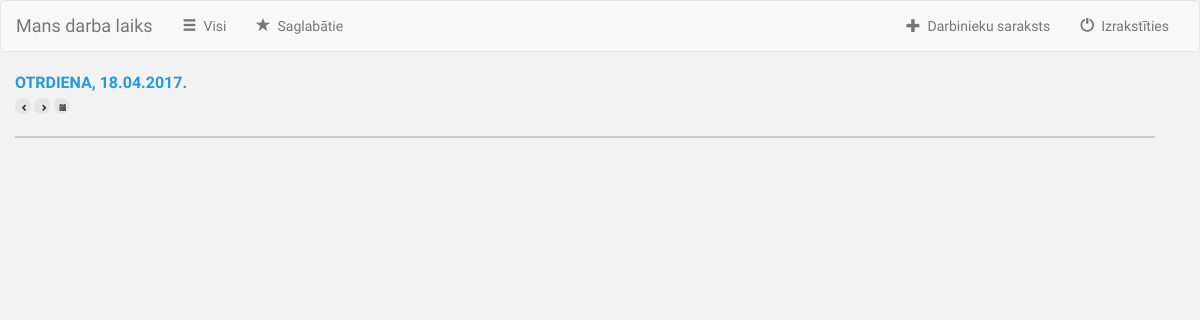
The page /darba_laiks/saglabatie/ (signed in) on the database as committed earlier.
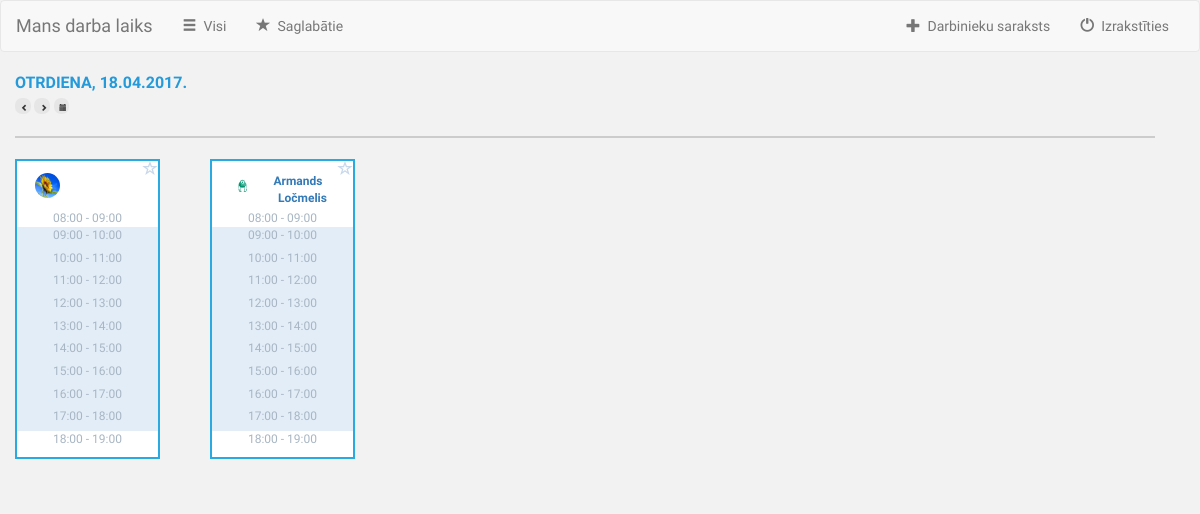
The same page on the database as committed later.
### darba_laiks/models.py (models this page shows, shortened)
class Saglabatie(models.Model):
    lietotajs_kurs_pievienoja=models.ForeignKey(settings.AUTH_USER_MODEL, related_name='lietotajs_kurs_pievienoja')
    lietotajs_kuru_pievienoja=models.ForeignKey(settings.AUTH_USER_MODEL, related_name='lietotajs_kuru_pievienoja')

class UserProfile(models.Model):
    user = models.OneToOneField(User, related_name='userprofile')
    avatar = models.FileField(default='/avatar.jpg')
    def create_user_profile(sender, instance, created, **kwargs):
        if created:
            UserProfile.objects.create(user=instance)
    post_save.connect(create_user_profile, sender=User)

### darba_laiks/views.py (the view)
def saglabatie(request):
    if request.method == 'GET':
        lietotajs_kurs_pievienoja=request.user
        lietotaja_saglabatie=Saglabatie.objects.filter(lietotajs_kurs_pievienoja=lietotajs_kurs_pievienoja)
        context= {'lietotaja_saglabatie': lietotaja_saglabatie,
                 }
        return render(request, 'saglabatie.html', context)

### templates/saglabatie.html (shortened to what this page needs)
{%extends "base.html" %}
{% block content %}
    {% load staticfiles %}
    <link rel="stylesheet" type="text/css" href="{% static 'css/All.css' %}" />
    <div class = "container">
        <div class = "row" id = "firstRow">
            <span class = "pull-left" id="line">
                <div id = "today"> </div>
                 <button type="button" class="Button" id="Left">
                      <span class="glyphicon glyphicon-chevron-left"></span>
                 </button>
                 <button type="button" class="Button" id="Right">
                      <span class="glyphicon glyphicon-chevron-right"></span>
                 </button>
                <button type="button" class="Button" id="Calendar">
                      <span class="glyphicon glyphicon-calendar"></span>
                 </button>
            </span>
        </div>
        <div class = "row" id = "secondRow"></div>
        <div class = "row" id = "people">
            {% for izmainits in lietotaja_saglabatie %}
                {% if request.user == izmainits%}
                <div> </div>
                {% else %}
                <div class = "col-sm-2" id ="oneUser">
                     <div class = "dayBox" id = "box">
                        <div id = "user">
                             <span class="glyphicon glyphicon-star-empty pull-right" id="star"></span>
                            <div id = "userInfo">
                                    <img src="{{izmainits.lietotajs_kuru_pievienoja.userprofile.avatar.url}}" class="img">
                                <div id ="userName">
                                    <a href="{% url 'darba_laiks:darbinieka-darba-laiks' izmainits.lietotajs_kuru_pievienoja.id %}">{{izmainits.lietotajs_kuru_pievienoja.first_name}} {{izmainits.lietotajs_kuru_pievienoja.last_name}} </a>
                                </div>
                            </div>
                        </div>
                        <ul id = "time">
                             <li class = "box1" id = "Mo08">08:00 - 09:00</li>
                             <li tabindex="1" class = "box2" id = "09" data-toggle = "tooltip" data-placement = "right">09:00 - 10:00</li>
                             <li tabindex="1" class = "box2" id = "10" data-toggle = "tooltip" data-placement = "right">10:00 - 11:00</li>
                             <li tabindex="1" class = "box2" id = "11" data-toggle = "tooltip" data-placement = "right">11:00 - 12:00</li>
                             <li tabindex="1" class = "box2" id = "12" data-toggle = "tooltip" data-placement = "right">12:00 - 13:00</li>
                             <li tabindex="1" class = "box2" id = "13" data-toggle = "tooltip" data-placement = "right">13:00 - 14:00</li>
                             <li tabindex="1" class = "box2" id = "14" data-toggle = "tooltip" data-placement = "right">14:00 - 15:00</li>
                             <li tabindex="1" class = "box2" id = "15" data-toggle = "tooltip" data-placement = "right">15:00 - 16:00</li>
                             <li tabindex="1" class = "box2" id = "16" data-toggle = "tooltip" data-placement = "right">16:00 - 17:00</li>
                             <li tabindex="1" class = "box2" id = "17" data-toggle = "tooltip" data-placement = "right">17:00 - 18:00</li>
                             <li class = "box1" id = "18">18:00 - 19:00</li>
                         </ul>
                     </div>
                </div>
                {% endif %}
            {% endfor %}
        </div>
    </div>
  {% endblock %}

### templates/base.html (shortened to what this page needs)
{% load staticfiles %}
<link rel="stylesheet" href="https://maxcdn.bootstrapcdn.com/bootstrap/3.3.7/css/bootstrap.min.css">
<link rel="stylesheet" href="https://maxcdn.bootstrapcdn.com/bootstrap/3.3.7/css/bootstrap.min.css">
<link rel="stylesheet" type="text/css" href="{% static 'css/style.css' %}" />
<!DOCTYPE html>
<html lang="en">
  <head>
  </head>
    <nav class="navbar navbar-default">
    <div class="container-fluid">
        <div class="navbar-header">
            <a class="navbar-brand" href="{% url 'darba_laiks:darba_laiks' %}">Mans darba laiks</a>
        </div>
        <div class="collapse navbar-collapse" id="myNavbar">
            <ul class="nav navbar-nav">
                <li class="">
                    <a href="{% url 'darba_laiks:darbinieki' %}">
                        <span class="glyphicon glyphicon-menu-hamburger" aria-hidden="true"></span>&nbsp;
                        Visi
                    </a>
                </li>
                <li class="">
                    <a href="{% url 'darba_laiks:saglabatie' %}">
                        <span class="glyphicon glyphicon-star" aria-hidden="true"></span>&nbsp;
                        Saglabātie
                    </a>
                </li>
            </ul>
          <ul class="nav navbar-nav navbar-right">
                 {% if user.is_superuser or user.is_staff %}
              <li class="">
                    <a href="{% url 'darba_laiks:visi' %}">
                        <span class="glyphicon glyphicon-plus" aria-hidden="true"></span>&nbsp;
                        Darbinieku saraksts
                    </a>
              </li>
              {% endif %}
              <li class="">
                    <a href="{% url 'darba_laiks:logout' %}">
                        <span class="glyphicon glyphicon-off" aria-hidden="true"></span>&nbsp;
                        Izrakstīties
                    </a>
              </li>
          </ul>
        </div>
    </div>
</nav>
    <body>
      <div class="container-fluid">
        {% block content %}
        {% endblock %}
      </div>
    </body>
</html>

### static/css/style.css (style rules this page uses)
body { background-color: #f2f2f2; font-family: 'Oxygen'; }
li { list-style-type: none; }

### static/css/All.css (style rules this page uses)
#people { padding-left:0px; }
#today { font-size: 16px; font-weight: bold; color: #259adb; }
.Button { width: 15.8px; height: 15.8px; text-align: center; font-size: 7px; border-radius: 7px; background-color: #e6e6e6; border-width: 0px; }
#secondRow { width: 100%; height: 1px; border: solid 1px #cccccc; margin-top: 1.5em; margin-bottom: 1.5em; }
#user { height: 48.9px; }
#star { color: #c7d8eb; font-size: 15px; }
.img { width: 25px; height: 25px; float:left; margin-right:0.25em; border-radius: 50%; }
#userName { font-weight: bold; }
#userInfo { padding-top: 1em; padding-left:1.5em; padding-right:0.5em; }
#box { width: 145px; height: 300px; border: solid 2px #29abe2; text-align: center; background-color: #ffffff; font-size: 12px; }
#oneUser { margin-right:0em; padding-left:0px; padding-right:0px; margin-bottom: 2em; }
.box2 { background-color: #e2edf8; height: 22.7px; }
#time { padding-left: 0px; color: #a8b6c3; }

Rows that differ between the two databases and show on the page:
added Saglabatie: lietotajs_kuru_pievienoja.userprofile.avatar (picture)
added Saglabatie: lietotajs_kuru_pievienoja.userprofile.avatar (picture), lietotajs_kuru_pievienoja.first_name "Armands", lietotajs_kuru_pievienoja.last_name "Ločmelis"
